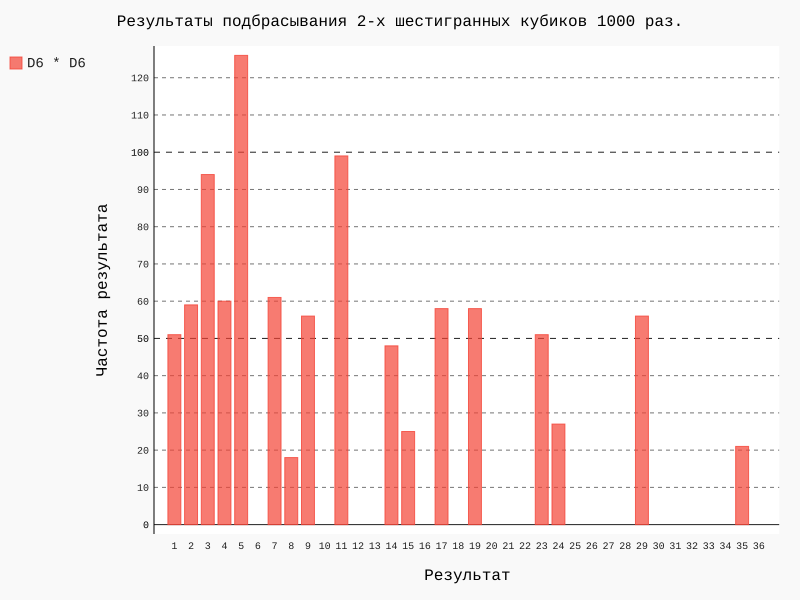

The Python source for this figure:
import pygal
from cube import Cube

# Создание двух кубиков D6.
cube_1 = Cube()
cube_2 = Cube()

# Моделирование серии бросков с сохранением результатов в списке.
results = []
for roll_num in range(1000):
    result = cube_1.roll() * cube_2.roll()
    results.append(result)

# Анализ результатов.
frequencies = []
max_result = cube_1.num_sides * cube_2.num_sides
for value in range(2, max_result+1):
    frequency = results.count(value)
    frequencies.append(frequency)

print(frequencies)

# Визуализация результатов.
hist = pygal.Bar()

hist.title = "Результаты подбрасывания 2-х шестигранных кубиков 1000 раз."
hist.x_labels = [x for x in range(1, max_result+1)]
hist.x_title = "Результат"
hist.y_title = "Частота результата"

hist.add('D6 * D6', frequencies)
hist.render_to_file('dice_visual_2D6.svg')
